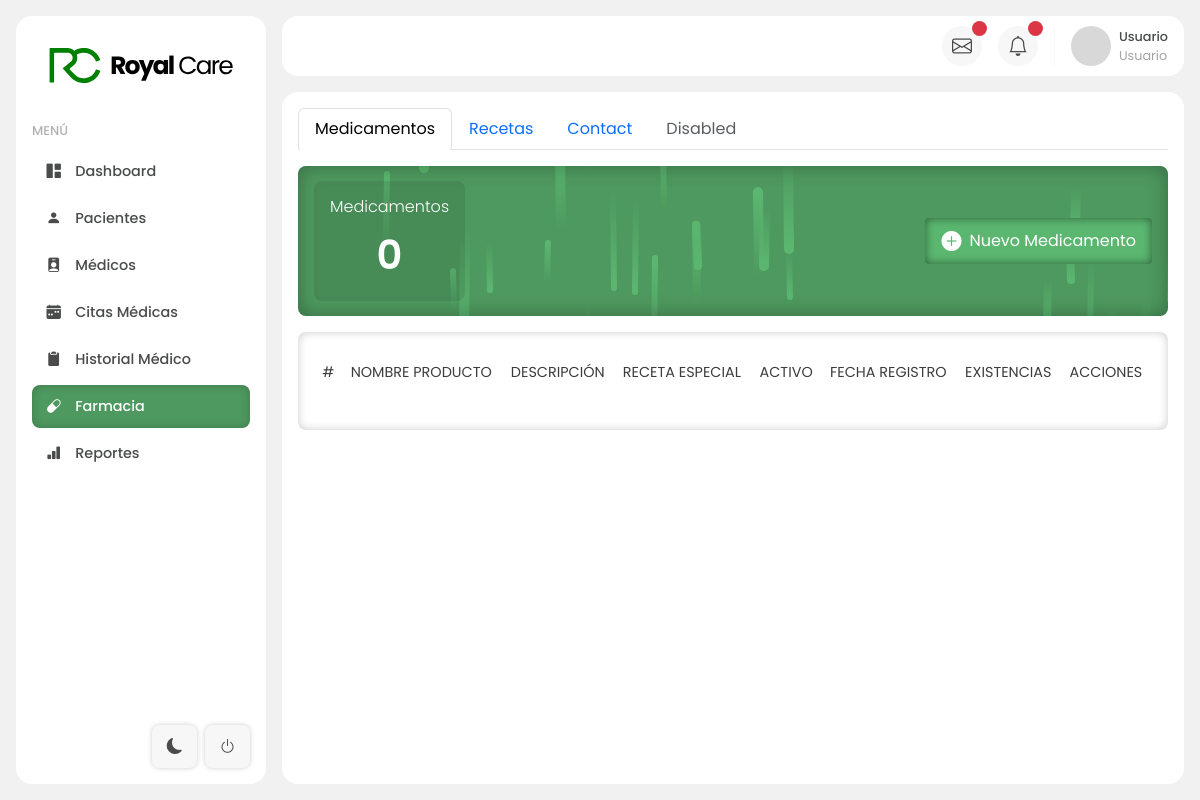
Before: /dashboard/farmacia with the older database file.
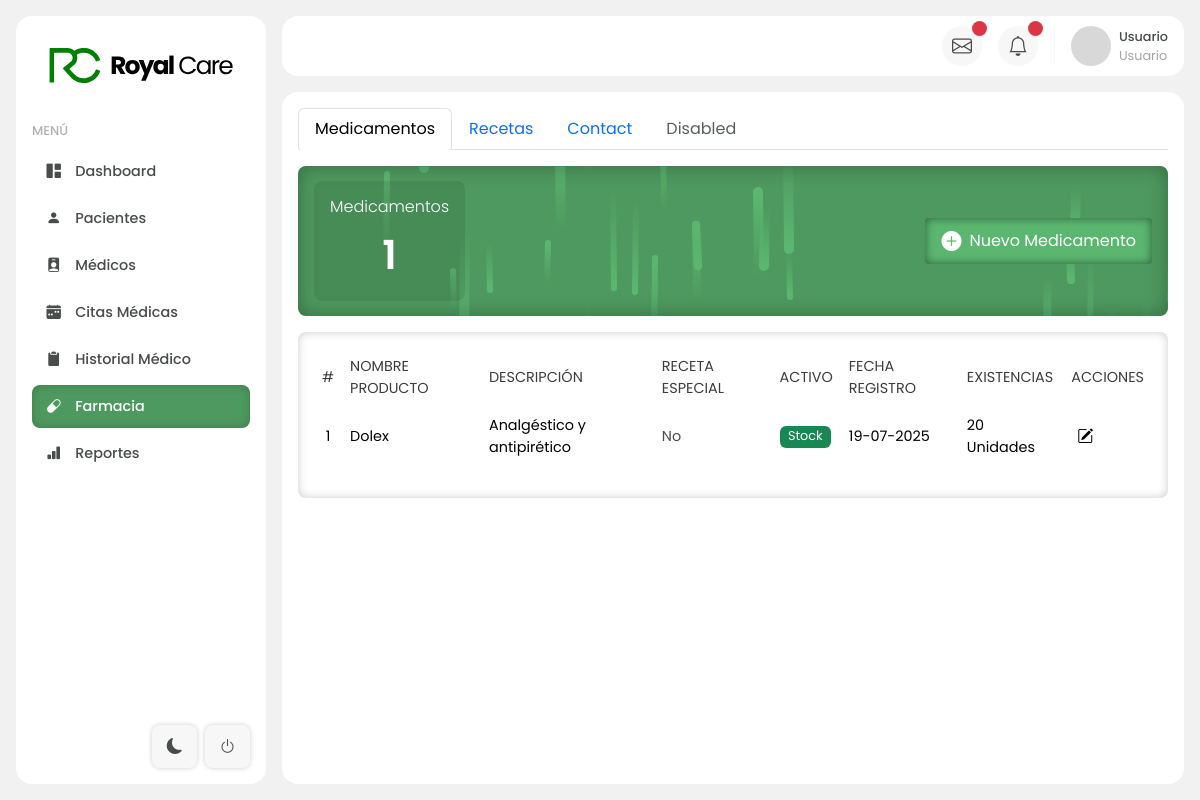
After: the same page with the newer database file.
### tables this page shows
CREATE TABLE `medicamentos` (
  `id_medicamento` int(11) NOT NULL,
  `nombre_comercial` varchar(255) DEFAULT NULL,
  `descripcion` varchar(255) DEFAULT NULL,
  `receta_especial` tinyint(1) DEFAULT NULL,
  `activo` tinyint(1) DEFAULT NULL,
  `fecha_registro` date DEFAULT NULL,
  `existencias` int(11) DEFAULT NULL
);

### application/controllers/modulos/FarmaciaController.php (called while the page is built, shortened)
<?php
class FarmaciaController extends CI_Controller
{
    public function __construct()
    {
        $this->load->model('Farmacia_model');
    }
    public function index()
    {
        $data = [
            'title' => 'Farmacia - Royal Care',
            'vista' => 'modulos/farmacia/farmacia',
            'css' => [
                'assets/css/modulos/farmacia.css',
            ],
            'js' => [
                'assets/js/farmacia.js',
            ],
            'medicamentos' => $this->Farmacia_model->getMedicamentos(),
        ];
        $this->load->view('layout/dashboard_layout', $data);
    }
}

### index.php (called while the page is built, shortened)
<?php
require_once BASEPATH.'core/CodeIgniter.php';

### application/models/Farmacia_model.php (called while the page is built, shortened)
<?php
class Farmacia_model extends CI_Model
{
    public function getMedicamentos()
    {
        $this->db->select('*');
        $this->db->from('medicamentos');
        $query = $this->db->get();
        $result = $query->result();
        return $result;
    }
}

### application/views/modulos/farmacia/farmacia.php (the view, shortened to what the changed rows need)
<div>
    <div class="tab-content" id="nav-tabContent">
        <div class="tab-pane fade show active mt-3" id="nav-home" role="tabpanel" aria-labelledby="nav-home-tab" tabindex="0">
            <div class="d-flex flex-column w-100">
                <section>
                    <div class="target p-3 rounded-3 d-flex justify-content-between align-items-center">
                        <div style="background-color:rgba(0, 0, 0, 0.09);" class="d-flex flex-column justify-content-between align-items-center text-white gap-2 p-3 rounded-3">
                            <h6 class="text-white fw-light">Medicamentos</h6>
                            <count-up class="fw-semibold fs-1"><?php echo count($medicamentos) ?></count-up>
                        </div>
                    </div>
                </section>
            </div>
            <div class="main-content">
                <table class="table">
                    <thead>
                        <tr>
                            <th class="text-center">#</th>
                            <th>NOMBRE PRODUCTO</th>
                            <th>DESCRIPCIÓN</th>
                            <th class="text-start">RECETA ESPECIAL</th>
                            <th>ACTIVO</th>
                            <th>FECHA REGISTRO</th>
                            <th class="text-start">EXISTENCIAS</th>
                            <th>ACCIONES</th>
                        </tr>
                    </thead>
                    <tbody>
                        <?php foreach ($medicamentos as $medicamento) : ?>
                            <tr>
                                <td class="text-center"><?= htmlspecialchars($medicamento->id_medicamento) ?></td>
                                <td><?= htmlspecialchars($medicamento->nombre_comercial) ?></td>
                                <td><?= htmlspecialchars($medicamento->descripcion) ?></td>
                                <td class="text-start">
                                    <div>
                                        <span><?= htmlspecialchars($medicamento->receta_especial ? 'Si' : 'No') ?></span>
                                    </div>
                                </td>
                                <td>
                                    <div class="d-flex">
                                        <span class="d-flex badge fw-normal fs-8 <?= htmlspecialchars($medicamento->activo == '1' ? 'bg-success' : 'bg-danger') ?>">
                                            <?= htmlspecialchars($medicamento->activo == '1' ? 'Stock' : 'Sin Stock') ?>
                                        </span>
                                    </div>
                                </td>
                                <td><?= date('d-m-Y', strtotime($medicamento->fecha_registro)) ?></td>
                                <td class="text-start"><?= htmlspecialchars($medicamento->existencias == 0 ? 'Sin existencias' : $medicamento->existencias . ' Unidades') ?>
                                </td>
                                <td>
                                    <button class="bg-transparent">
                                        <i class="bi bi-pencil-square fs-6"></i>
                                    </button>
                                </td>
                            </tr>
                        <?php endforeach; ?>
                    </tbody>
                </table>
            </div>
        </div>
    </div>
</div>

Changed rows visible on the page:
added medicamentos: id_medicamento "1", nombre_comercial "Dolex", descripcion "Analgéstico y antipirético", receta_especial "No", activo "Stock", fecha_registro "19-07-2025", existencias "20 Unidades"
Other visible differences:
count($medicamentos): "0" → "1"
